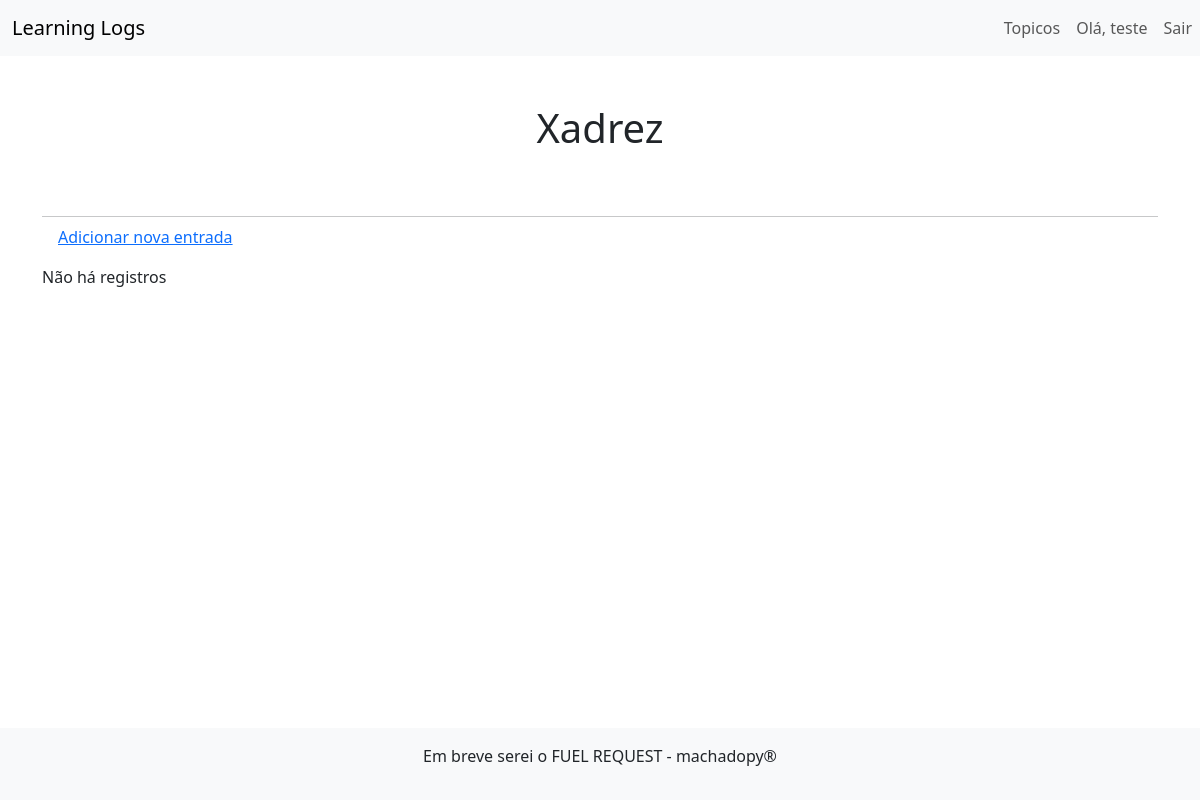
/topics/1/ (signed in), run on an earlier commit of the app's database.
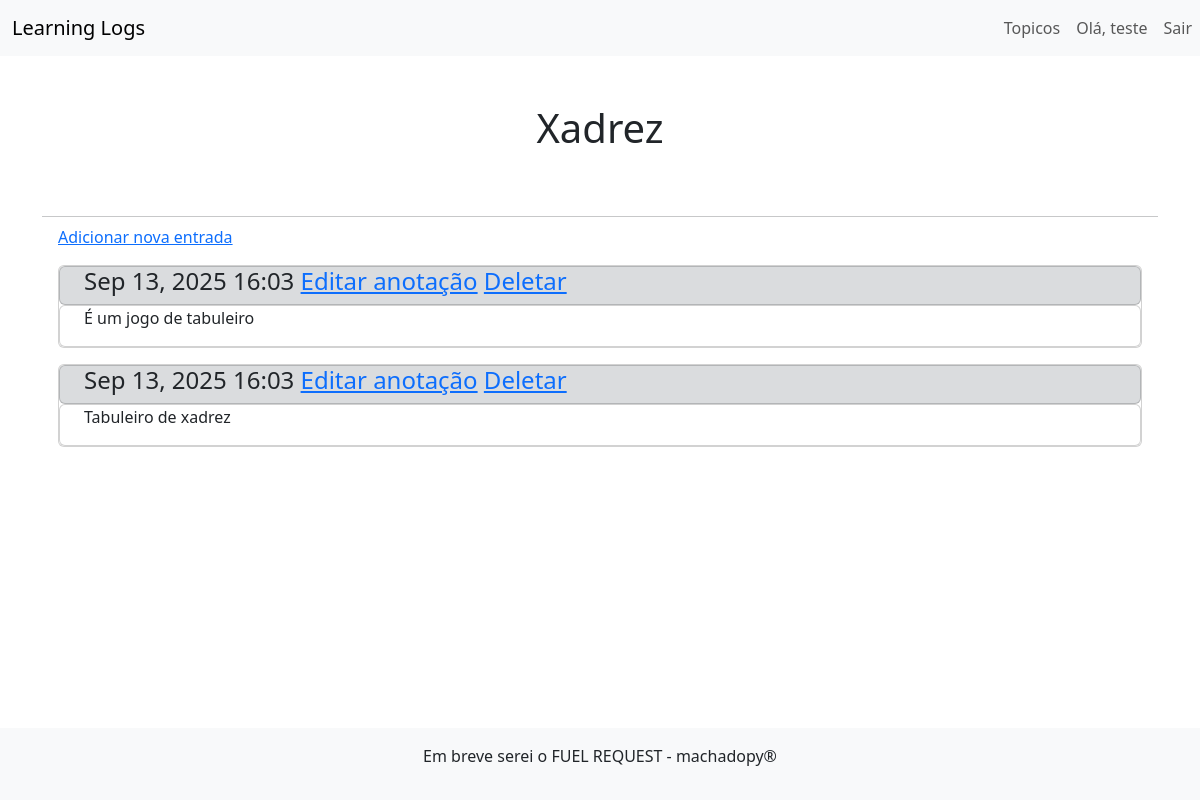
And on a later commit of the database.
### learning_logs/models.py (models this page shows, shortened)
class Topic(models.Model):
    text = models.CharField(max_length=64)
    date_added = models.DateTimeField(auto_now_add=True)
    owner = models.ForeignKey(User, on_delete=models.CASCADE)
    def __str__(self):
        return self.text

class Entry(models.Model):
    topic = models.ForeignKey(Topic, on_delete=models.CASCADE)
    text = models.TextField()
    date_added = models.DateTimeField(auto_now_add=True)
    class Meta:
        verbose_name_plural = 'entries'

### learning_logs/views.py (the view)
# urls.py: path('topics/<int:topic_id>/', views.topic, name = 'topic'),
@login_required
def topic(request, topic_id):
    topic = Topic.objects.get(id = topic_id)
    if topic.owner !=request.user:
        raise Http404
    entries = topic.entry_set.order_by('-date_added')
    context = {'topic': topic, 'entries': entries}
    return render(request, 'learning_logs/topic.html', context)

### learning_logs/templates/learning_logs/topic.html
{% extends 'learning_logs/base.html'%}
{% block header %}
    <h1>{{topic}}</h1>
{%endblock header%}
{% block content %}
        <p>
            <a href="{% url 'new_entry' topic.id %}"class="m-3">Adicionar nova entrada</a>
        </p>
        {% for entry in entries %}
            <div class="card m-3">
                <div class="card bg-secondary bg-opacity-25 ps-4">
                    <h2 class="fs-4 text">
                        {{entry.date_added | date:'M d, Y H:i'}}
                        <a href="{% url 'edit_entry' entry.id %}">Editar anotação</a>
                        <a href="{% url 'delete_entry' entry.id %}">Deletar</a>
                    </h2>
                </div>
                <div class=" card  bg-opacity-25 ps-4">
                    {{entry.text | linebreaks}}
                </div>
            </div>
        {% empty %}
            Não há registros
        {% endfor %}
{% endblock content %}

### learning_logs/templates/learning_logs/base.html (shortened to what this page needs)
{% load django_bootstrap5 %}
<!DOCTYPE html>
<html lang="pt-BR">
<head>
    {% bootstrap_css %}
</head>
<body class="d-flex flex-column min-vh-100">
    <nav class="navbar navbar-expand-lg bg-body-tertiary">
        <div class="container-fluid">
            <a class="navbar-brand"  href="{% url 'index' %}">
                Learning Logs
            </a>
        </div>
            <div class="collapse navbar-collapse ms-4" id="navbarNav">
                <ul class="navbar-nav">
                    <li class="nav-item">
                        <a class="nav-link" href="{% url 'topics' %}">Topicos
                        </a>
                    </li>
                </ul>
                <ul class="navbar-nav">
                    {% if user.is_authenticated %}
                        <li class="nav-item">
                            <a class="nav-link text-nowrap">
                                Olá, {{user.username}}
                            </a>
                        </li>
                        <li class="nav-item">
                            <a class="nav-link" href="{% url 'logout' %}">
                                Sair
                            </a>
                        </li>
                    {% endif %}
                </ul>
            </div>
    </nav>
<div class="container">
    <div class="py-5 text-center mb-1">
        {% block header %}{% endblock header %}
    </div>
    <div class="border-top border-dark opacity-25 my-2"></div>
    <div>{% block content %}{% endblock content %}</div>
</div>
</body>
<footer class="text-center p-3 bg-body-tertiary mt-auto">
    <div class="container-fluid">
        <p>Em breve serei o FUEL REQUEST - machadopy®</p>
    </div>
</footer>
</html>

What changed in the data, as far as the page shows it:
added Entry: date_added "Sep 13, 2025 16:03", text "É um jogo de tabuleiro"
added Entry: date_added "Sep 13, 2025 16:03", text "Tabuleiro de xadrez"
Also different on the page:
text no longer shown: "Não há registros"
